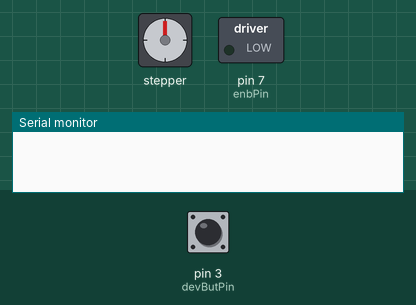
Simulated run of this sketch. Board: Arduino Uno, built with avr-gcc and run on an emulated ATmega328P. On the bench: stepper motor, switched loads named in the sketch (green lamp = pin HIGH), the last lines printed to the serial monitor. Wiring (inferred from the names in the program): stepper motor driver (200 steps per turn assumed): step pin 5; direction pin 6. Inputs (shaded band) come from the test bench; at power-on: pin 3 (devButPin) HIGH. Pins used as bus, display or sensor lines are not drawn.

Above: at 0.8 s.
0.9 s: pin 3 (devButPin) pulled LOW for 0.15 s
At 4.5 s:
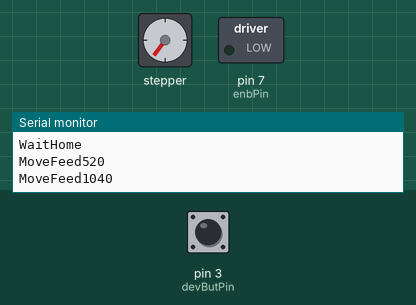
At 7.9 s:
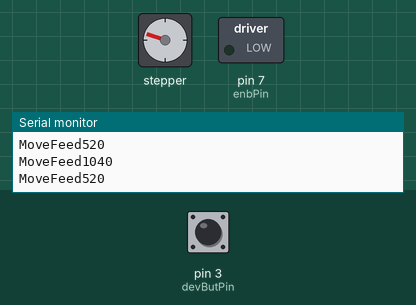
Timing chart, 0 to 65.5 s (numbered marks = the images above; inputs shaded):
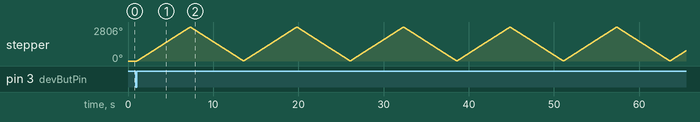

The sketch:

feeder_control.ino
```cpp
// Declaration stage
const int pulsePerRev = 1300;
const float gearRatio = 2;
int motorDelay = 2000;

void updateEncode();
void stepMotor();

int state = 0;
int pos = 0;

int prevEncode[] = {0, 0};
int currEncode[] = {0, 0};

int canLocation;
int pulseMove;
int i;

int canDistance;

const int hallPin[] = {11, 12, 3};
const int enbPin = 7;
const int dirPin = 6;
const int pulPin = 5;
const int devButPin = 3;

bool homeDir = HIGH;
bool usedCans[] = {0, 0, 0, 0};

int numSlots = 5;
int numCans = numSlots - 1;

// Setup stage
void setup() {
    Serial.begin(9600);

    pinMode(enbPin, OUTPUT);
    pinMode(dirPin, OUTPUT);
    pinMode(pulPin, OUTPUT);

    pinMode(hallPin[0], INPUT);
    pinMode(hallPin[1], INPUT);
    pinMode(hallPin[2], INPUT);
    pinMode(devButPin, INPUT_PULLUP);

    while (digitalRead(devButPin) == HIGH) {}
    digitalWrite(dirPin, HIGH);

    while (digitalRead(hallPin[2]) != LOW) {
        stepMotor();
    }
    updateEncode();
}

// Stepper motor control
void stepMotor() {
    digitalWrite(pulPin, HIGH);
    delayMicroseconds(motorDelay);
    digitalWrite(pulPin, LOW);
    delayMicroseconds(motorDelay);
}

// Loop and state machine
void loop() {
    switch (state) {
        case 0:
            Serial.print("\nWaitHome");

            while (digitalRead(devButPin) != HIGH) {}
            state = 1; // movefeed
            break;

        case 1: // movefeed
            Serial.print("\nMoveFeed");

            canLocation = 0;
            for (i = 0; i < numCans; i++) {
                if (usedCans[i] == 0) {
                    canLocation = i + 1;
                    usedCans[i] = 1;
                    break;
                }
            }

            if (usedCans[numCans - 1] == 1) {
                for (i = 0; i < numCans; i++) {
                    usedCans[i] = 0;
                }
            }

            if (canLocation > (numCans / 2)) {
                digitalWrite(dirPin, LOW);
                homeDir = HIGH;
                canDistance = canLocation - (numCans / 2);
            } else {
                digitalWrite(dirPin, HIGH);
                homeDir = LOW;
                canDistance = canLocation;
            }

            pulseMove = canDistance * ((pulsePerRev * gearRatio) / numSlots);
            Serial.println(pulseMove);
            for (i = 0; i < pulseMove; i++) {
                stepMotor();
            }
            break;
    }
}

void updateEncode() {
    // Placeholder for encoder update logic
}
```

Measured:
- after the input at 0.9 s, stepper: turns 2806° clockwise in 6.3 s, then 2805° counter-clockwise in 6.2 s, repeating every 12.5 s
